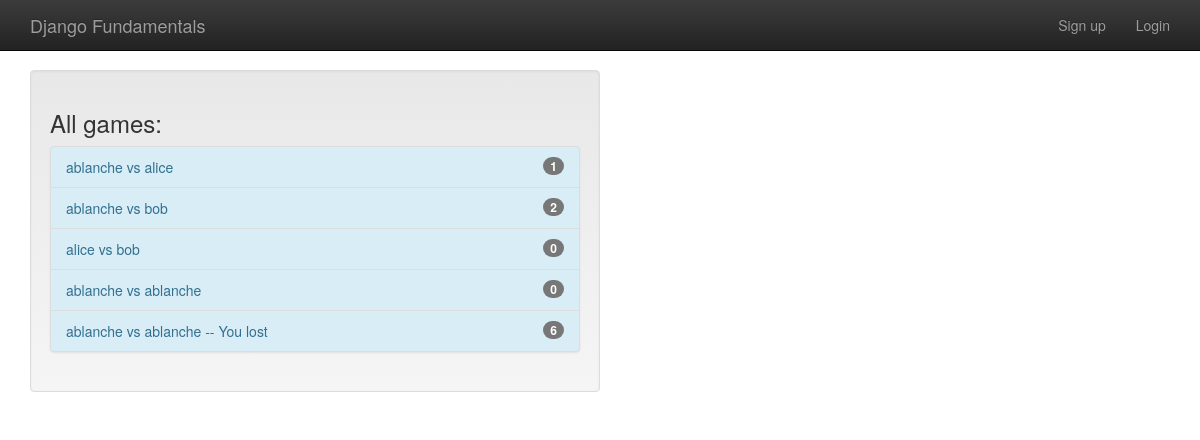
The app's page /tictactoe/all, older data.
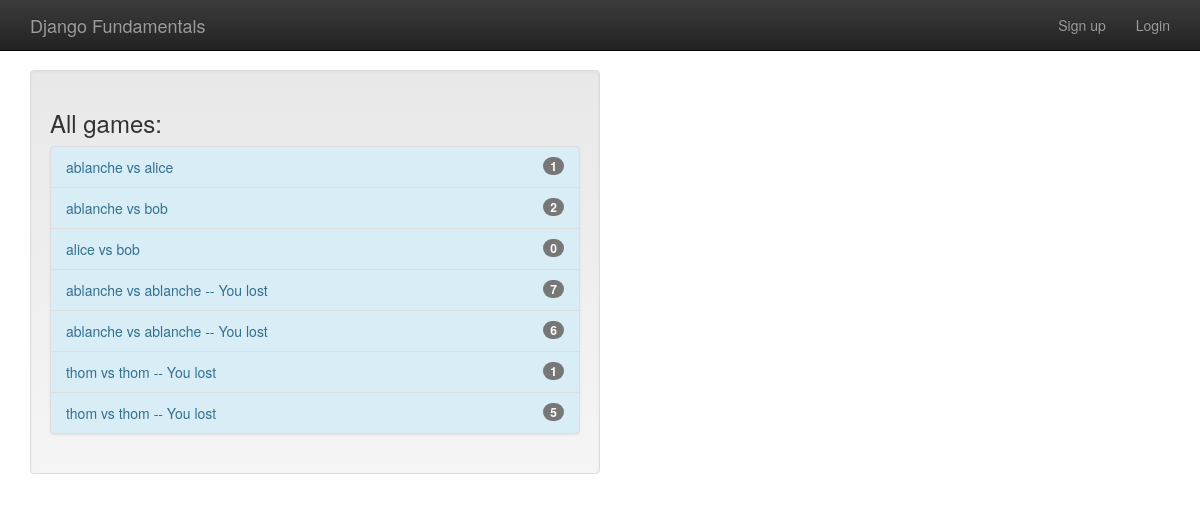
The same page, newer data.
### tictactoe/models.py (models this page shows, shortened)
class Game(models.Model):
    first_player = models.ForeignKey(User, related_name="games_first_player", on_delete=models.SET_NULL, null=True)
    second_player = models.ForeignKey(User, related_name="games_second_player", on_delete=models.SET_NULL, null=True)
    start_time = models.DateTimeField(auto_now_add=True)
    last_active = models.DateTimeField(auto_now=True)
    status = models.CharField(max_length=1, default='F', choices=GMAE_STATUS_CHOICES)
    objects = GamesQuerySet.as_manager()
    def get_absolute_url(self):
        return reverse("tictactoe_detail", args=[self.pk])
    def __str__(self):
        return f"{self.first_player} vs {self.second_player}"

### tictactoe/views.py (the view)
# urls.py: url(r'all$', AllGamesList.as_view()),
class AllGamesList(ListView):
    model = Game

### tictactoe/templates/tictactoe/game_list.html
{% extends 'base.html' %}
{% block content %}
    <div class="well col-sm-6">
        <h3>All games:</h3>
        {% include 'tictactoe/game_list_snippet.html' with games_list=object_list %}
    </div>
{% endblock content %}

### tictactoe/templates/tictactoe/game_list_snippet.html
{% if games_list %}
    <div class="list-group bg-info">
        {% for game in games_list %}
            <a class="list-group-item list-group-item-info" href=" {{ game.get_absolute_url }}">
                {{ game }}
                {% if game.status not in 'FS' %}
                    {% if game.status == 'D' %}
                        -- Draw
                    {% elif game.status == 'W' and user == game.first_player %}
                        -- You won !
                    {% elif game.status == 'L' and user == game.second_player %}
                        -- You won !
                    {% else %}
                        -- You lost
                    {% endif %}
                {% endif %}
                <span class="badge">{{ game.move_set.count }}</span>
            </a>
        {% endfor %}
    </div>
{% endif %}

Row changes from the older to the newer data that the page shows:
changed Game (number 4 of 7 on the later page): move_set.count "0" → "7"; now shows "-- You lost"
added Game: first_player+second_player "thom vs thom", status "-- You lost", move_set.count "1"
added Game: first_player+second_player "thom vs thom", status "-- You lost", move_set.count "5"
